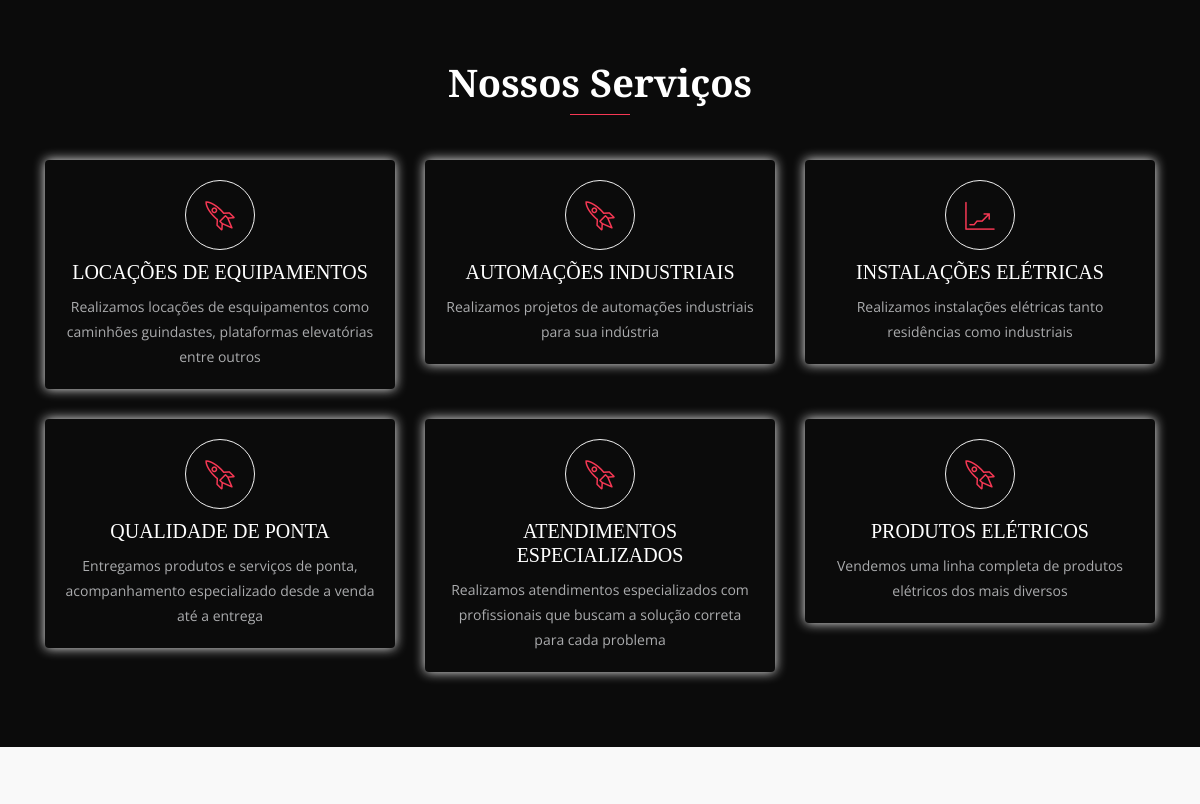
Before: / (middle part) with the older database file.
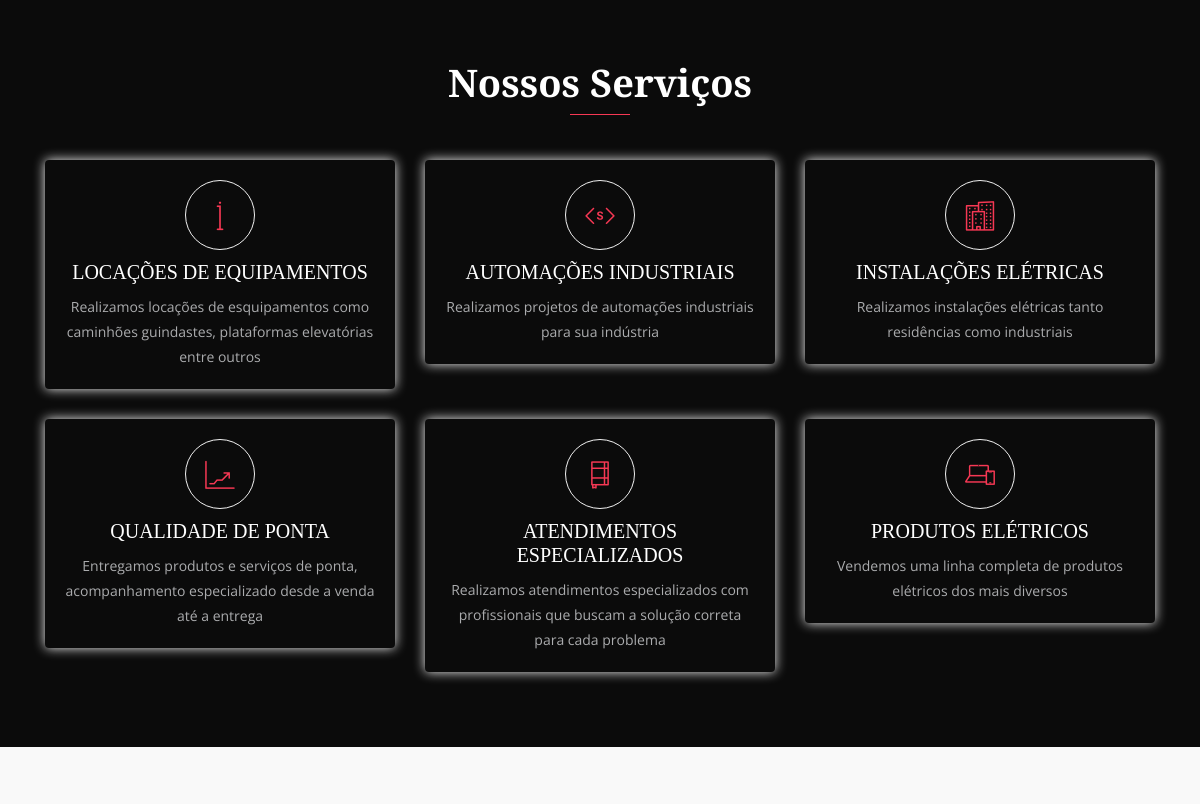
After: the same page with the newer database file.
### core/models.py (models this page shows)
class Base(models.Model):
    creation = models.DateField(name='Creation', auto_now_add=True)
    modification = models.DateField(name='Modification', auto_now=True)
    active = models.BooleanField(name='Active', default=True)
    class Meta:
        abstract = True

class Service(Base):
    ICON_CHOICES = (
        ('lni-cog', 'Gear'),
        ('lni-stats-up', 'Graphic'),
        ('lni-users', 'Users'),
        ('lni-layers', 'Design'),
        ('lni-mobile', 'Mobile'),
        ('lni-rocket', 'Rocket'),
        ('lni-agenda', 'Agenda'),
        ('lni-alarm', 'Alarm'),
        ('lni-apartment', 'Apartment'),
        ('lni-information', 'Information'),
        ('lni-laptop-phone', 'Equipment'),
        ('lni-shortcode', 'Code')
    )
    service = models.CharField(name='Service', max_length=100)
    description = models.TextField(name='Description', max_length=200)
    icon = models.CharField(name='Icon', max_length=18, choices=ICON_CHOICES)
    class Meta:
        verbose_name = 'Services'
        verbose_name_plural = 'Services'

### core/views.py (the view, shortened to what this page needs)
# urls.py: path("", IndexView.as_view(), name="index"),
class IndexView(TemplateView):
    template_name = 'index.html'
    form_class = ContactForm
    success_url = reverse_lazy('index')
    def get_context_data(self, **kwargs):
        context = super(IndexView, self).get_context_data(**kwargs)
        context['services'] = Service.objects.order_by('?').all()
        return context

### core/templates/index.html (shortened to what this page needs)
{% extends 'base.html' %}
{% load static %}
{% block content %}
        {% include 'services.html' %}
        {% include 'about.html' %}
{% endblock %}

### core/templates/base.html (shortened to what this page needs)
<!DOCTYPE html>
  {% load static %}
<html lang="en">
  <head>
    <link rel="stylesheet" href="{% static 'css/bootstrap.min.css' %}" >
    <link rel="stylesheet" href="{% static 'fonts/line-icons.css' %}">
    <link href="https://cdn.lineicons.com/4.0/lineicons.css" rel="stylesheet">
    <link rel="stylesheet" href="{% static 'css/owl.carousel.min.css' %}">
    <link rel="stylesheet" href="{% static 'css/owl.theme.css' %}">
    <link rel="stylesheet" href="{% static 'css/animate.css' %}">
    <link rel="stylesheet" href="{% static 'css/main.css' %}">
    <link rel="stylesheet" href="{% static 'css/responsive.css' %}">
  </head>
  <body>
    {% block content %}
    {% endblock %}
  </body>
</html>

### core/templates/hero.html (shortened to what this page needs)
{% load static %}

### core/templates/services.html
{% load static %}
<section id="services" class="section-padding" style="background-color: #0b0b0b">
      <div class="container">
        <div class="section-header text-center">
          <h3 style="color: white !important;" data-wow-delay="0.3s">Nossos Serviços</h3>
          <div class="shape wow fadeInDown" data-wow-delay="0.3s"></div>
        </div>
        <div class="row">
          {% for s in services %}
          <div class="col-md-6 col-lg-4 col-xs-12">
            <div class="services-item wow fadeInRight" data-wow-delay="0.3s">
              <div class="icon">
                <i class="{{ s.Icon }}"></i>
              </div>
              <div class="services-content">
                <h3 style="font-size: 20px; color: white">{{s.Service}}</h3>
                <p> {{ s.Description }}</p>
              </div>
            </div>
          </div>
          {% endfor %}
        </div>
      </div>
    </section>

### core/templates/about.html (shortened to what this page needs)
{% load static %}
<div class="about-area section-padding bg-gray">
    </div>

### core/templates/features.html (shortened to what this page needs)
{% load static %}

### core/templates/team_section.html (shortened to what this page needs)
{% load static %}

### core/templates/pricing.html (shortened to what this page needs)
{% load static %}

### core/templates/testimonial.html (shortened to what this page needs)
{% load static %}

### core/templates/action.html (shortened to what this page needs)
{% load static %}

### core/templates/contact.html (shortened to what this page needs)
{% load static %}

### core/templates/footer.html (shortened to what this page needs)
{% load static %}

### core/static/css/main.css (style rules this page uses)
html { overflow-x: hidden; }
body { background: #fff; font-size: 14px; font-weight: 400; font-family: 'Open Sans', sans-serif; -webkit-box-sizing: border-box; -moz-box-sizing: border-box; box-sizing: border-box; -webkit-font-smoothing: subpixel-antialiased; color: #abacae; line-height: 25px; -webkit-backface-visibility: hidden; backface-visibility: hidden; overflow-x: hidden; }
h1, h2, h3, h4 { font-size: 38px; color: white; font-weight: 700; font-family: 'Arvo', serif; }
p { font-weight: 400; font-family: 'Open Sans', sans-serif; margin: 0px; font-size: 14px; }
.section-header { margin-bottom: 30px; }
.shape { height: 1px; margin: 0 auto 30px; position: relative; width: 60px; background-color: #F63854; }
.bg-gray { background: #f9f9f9; }
.section-padding { padding: 60px 0; }
.services-item { padding: 20px; border-radius: 4px; text-align: center; margin: 15px 0; box-shadow: 0 0 12px #F4F4F4; transition: all 0.3s ease-in-out 0s; -moz-transition: all 0.3s ease-in-out 0s; -webkit-transition: all 0.3s ease-in-out 0s; -o-transition: all 0.3s ease-in-out 0s; }
.services-item .icon { border: 1px solid #f1f1f1; width: 70px; height: 70px; border-radius: 50%; margin: 0 auto; transition: all 0.3s ease-in-out 0s; -moz-transition: all 0.3s ease-in-out 0s; -webkit-transition: all 0.3s ease-in-out 0s; -o-transition: all 0.3s ease-in-out 0s; }
.services-item .icon i { font-size: 30px; color: #F63854; line-height: 70px; transition: all 0.3s ease-in-out 0s; -moz-transition: all 0.3s ease-in-out 0s; -webkit-transition: all 0.3s ease-in-out 0s; -o-transition: all 0.3s ease-in-out 0s; }
.services-item .services-content h3 { margin-top: 10px; font-weight: 500; text-transform: uppercase; margin-bottom: 10px; }

Changed rows visible on the page:
changed Service "LOCAÇÕES DE EQUIPAMENTOS": Icon "lni-rocket" → "lni-information" (drawn)
changed Service "AUTOMAÇÕES INDUSTRIAIS": Icon "lni-rocket" → "lni-shortcode" (drawn)
changed Service "INSTALAÇÕES ELÉTRICAS": Icon "lni-stats-up" → "lni-apartment" (drawn)
changed Service "QUALIDADE DE PONTA": Icon "lni-rocket" → "lni-stats-up" (drawn)
changed Service "ATENDIMENTOS ESPECIALIZADOS": Icon "lni-rocket" → "lni-agenda" (drawn)
changed Service "PRODUTOS ELÉTRICOS": Icon "lni-rocket" → "lni-laptop-phone" (drawn)
